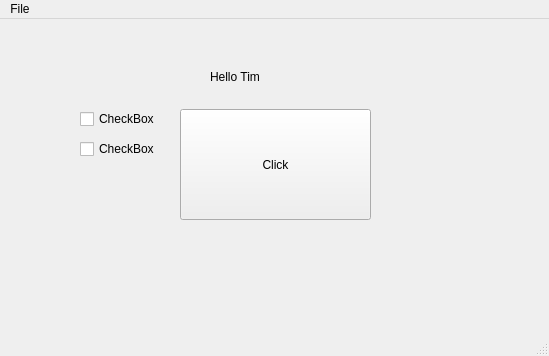
<?xml version="1.0" encoding="UTF-8"?>
<ui version="4.0">
 <class>PydoniaMainWindow</class>
 <widget class="QMainWindow" name="PydoniaMainWindow">
  <property name="geometry">
   <rect>
    <x>0</x>
    <y>0</y>
    <width>549</width>
    <height>356</height>
   </rect>
  </property>
  <property name="windowTitle">
   <string>Pydonia</string>
  </property>
  <widget class="QWidget" name="centralwidget">
   <widget class="QPushButton" name="Button1">
    <property name="geometry">
     <rect>
      <x>180</x>
      <y>90</y>
      <width>191</width>
      <height>111</height>
     </rect>
    </property>
    <property name="text">
     <string>Click</string>
    </property>
   </widget>
   <widget class="QCheckBox" name="checkBox">
    <property name="geometry">
     <rect>
      <x>80</x>
      <y>90</y>
      <width>78</width>
      <height>20</height>
     </rect>
    </property>
    <property name="text">
     <string>CheckBox</string>
    </property>
   </widget>
   <widget class="QCheckBox" name="checkBox_2">
    <property name="geometry">
     <rect>
      <x>80</x>
      <y>120</y>
      <width>78</width>
      <height>20</height>
     </rect>
    </property>
    <property name="text">
     <string>CheckBox</string>
    </property>
   </widget>
   <widget class="QLabel" name="Label1">
    <property name="geometry">
     <rect>
      <x>210</x>
      <y>50</y>
      <width>71</width>
      <height>16</height>
     </rect>
    </property>
    <property name="text">
     <string>Hello Tim</string>
    </property>
   </widget>
  </widget>
  <widget class="QMenuBar" name="menubar">
   <property name="geometry">
    <rect>
     <x>0</x>
     <y>0</y>
     <width>549</width>
     <height>33</height>
    </rect>
   </property>
   <widget class="QMenu" name="menuFile">
    <property name="title">
     <string>File</string>
    </property>
    <addaction name="separator"/>
    <addaction name="actionmenu"/>
   </widget>
   <addaction name="menuFile"/>
  </widget>
  <widget class="QStatusBar" name="statusbar"/>
  <action name="actionmenu">
   <property name="text">
    <string>menu</string>
   </property>
  </action>
 </widget>
 <resources/>
 <connections/>
</ui>
